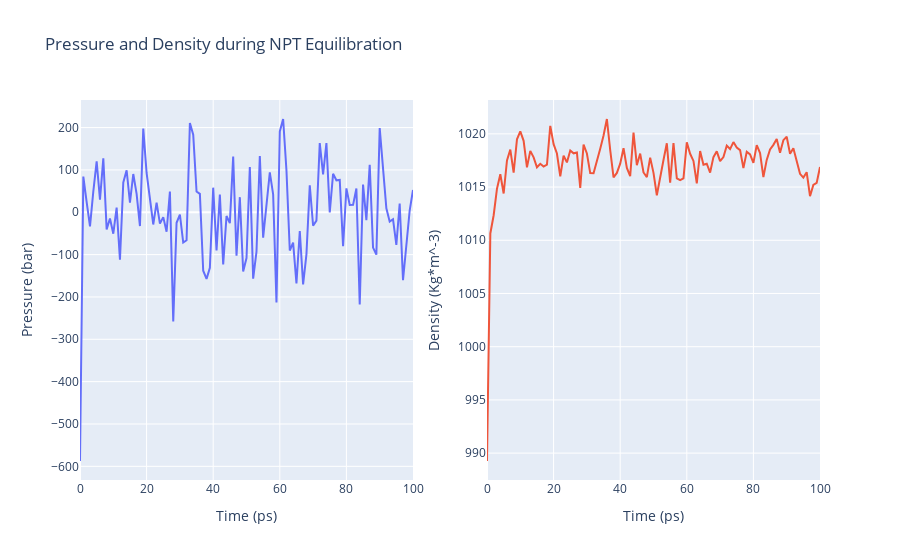

Source (notebook cell):
### Code cell
import plotly
from plotly import subplots
import plotly.graph_objs as go

# Read pressure and density data from file 
with open(output_npt_pd_xvg,'r') as pd_file:
    x,y,z = map(
        list,
        zip(*[
            (float(line.split()[0]),float(line.split()[1]),float(line.split()[2]))
            for line in pd_file 
            if not line.startswith(("#","@")) 
        ])
    )

plotly.offline.init_notebook_mode(connected=True)

trace1 = go.Scatter(
    x=x,y=y
)
trace2 = go.Scatter(
    x=x,y=z
)

fig = subplots.make_subplots(rows=1, cols=2, print_grid=False)

fig.append_trace(trace1, 1, 1)
fig.append_trace(trace2, 1, 2)

fig['layout']['xaxis1'].update(title='Time (ps)')
fig['layout']['xaxis2'].update(title='Time (ps)')
fig['layout']['yaxis1'].update(title='Pressure (bar)')
fig['layout']['yaxis2'].update(title='Density (Kg*m^-3)')

fig['layout'].update(title='Pressure and Density during NPT Equilibration')
fig['layout'].update(showlegend=False)

plotly.offline.iplot(fig)

### Figure 1 — Plotly figure (JSON) as saved in the notebook; plotly's stock layout.template omitted (floating-point values rounded to 4 significant figures)
{"data": [{"type": "scatter", "x": [0, 1, 2, 3, 4, 5, 6, 7, 8, 9, 10, 11, 12, 13, 14, 15, 16, 17, 18, 19, 20, 21, 22, 23, 24, 25, 26, 27, 28, 29, 30, 31, 32, 33, 34, 35, 36, 37, 38, 39, 40, 41, 42, 43, 44, 45, 46, 47, 48, 49, 50, 51, 52, 53, 54, 55, 56, 57, 58, 59, 60, 61, 62, 63, 64, 65, 66, 67, 68, 69, 70, 71, 72, 73, 74, 75, 76, 77, 78, 79, 80, 81, 82, 83, 84, 85, 86, 87, 88, 89, 90, 91, 92, 93, 94, 95, 96, 97, 98, 99, 100], "xaxis": "x", "y": [-587.4, 84.36, 23.93, -33.27, 49.26, 120.0, 29.54, 127.2, -40.37, -14.78, -50.57, 11.0, -112.2, 70.5, 99.22, 22.94, 90.35, 43.22, -32.58, 197.5, 92.7, 35.31, -28.87, 22.6, -26.86, -11.45, -45.96, 49.01, -257.7, -24.86, -5.532, -71.45, -66.16, 210.6, 183.4, 49.04, 43.44, -137.9, -157.4, -131.0, 58.06, -90.36, 41.94, -123.4, -8.794, -25.64, 131.4, -102.6, 35.63, -139.9, -108.2, 106.7, -156.7, -93.3, 132.7, -59.92, 18.95, 94.04, 42.48, -212.8, 190.8, 220.2, 98.63, -90.31, -71.55, -168.1, -44.27, -170.5, -99.35, 63.57, -31.92, -19.82, 163.5, 89.36, 163.2, -0.4044, 90.75, 75.39, 76.25, -80.26, 56.42, 17.19, 17.47, 56.16, -217.8, 65.55, -18.66, 112.2, -83.38, -100.2, 198.8, 107.9, 9.43, -22.17, -16.59, -77.22, 20.62, -160.6, -83.02, 4.055, 52.63], "yaxis": "y"}, {"type": "scatter", "x": [0, 1, 2, 3, 4, 5, 6, 7, 8, 9, 10, 11, 12, 13, 14, 15, 16, 17, 18, 19, 20, 21, 22, 23, 24, 25, 26, 27, 28, 29, 30, 31, 32, 33, 34, 35, 36, 37, 38, 39, 40, 41, 42, 43, 44, 45, 46, 47, 48, 49, 50, 51, 52, 53, 54, 55, 56, 57, 58, 59, 60, 61, 62, 63, 64, 65, 66, 67, 68, 69, 70, 71, 72, 73, 74, 75, 76, 77, 78, 79, 80, 81, 82, 83, 84, 85, 86, 87, 88, 89, 90, 91, 92, 93, 94, 95, 96, 97, 98, 99, 100], "xaxis": "x2", "y": [989.3, 1011.0, 1012.0, 1015.0, 1016.0, 1014.0, 1017.0, 1019.0, 1016.0, 1019.0, 1020.0, 1019.0, 1017.0, 1018.0, 1018.0, 1017.0, 1017.0, 1017.0, 1017.0, 1021.0, 1019.0, 1018.0, 1016.0, 1018.0, 1017.0, 1018.0, 1018.0, 1018.0, 1015.0, 1019.0, 1018.0, 1016.0, 1016.0, 1017.0, 1019.0, 1020.0, 1021.0, 1018.0, 1016.0, 1016.0, 1017.0, 1019.0, 1017.0, 1016.0, 1020.0, 1017.0, 1018.0, 1016.0, 1016.0, 1018.0, 1016.0, 1014.0, 1016.0, 1018.0, 1019.0, 1015.0, 1019.0, 1016.0, 1016.0, 1016.0, 1019.0, 1018.0, 1017.0, 1015.0, 1018.0, 1017.0, 1017.0, 1016.0, 1018.0, 1018.0, 1017.0, 1018.0, 1019.0, 1019.0, 1019.0, 1019.0, 1018.0, 1017.0, 1018.0, 1018.0, 1017.0, 1019.0, 1018.0, 1016.0, 1018.0, 1019.0, 1019.0, 1020.0, 1018.0, 1019.0, 1020.0, 1018.0, 1019.0, 1017.0, 1016.0, 1016.0, 1016.0, 1014.0, 1015.0, 1015.0, 1017.0], "yaxis": "y2"}], "layout": {"showlegend": false, "title": {"text": "Pressure and Density during NPT Equilibration"}, "xaxis": {"anchor": "y", "domain": [0, 0.45], "title": {"text": "Time (ps)"}}, "xaxis2": {"anchor": "y2", "domain": [0.55, 1], "title": {"text": "Time (ps)"}}, "yaxis": {"anchor": "x", "domain": [0, 1], "title": {"text": "Pressure (bar)"}}, "yaxis2": {"anchor": "x2", "domain": [0, 1], "title": {"text": "Density (Kg*m^-3)"}}}}
